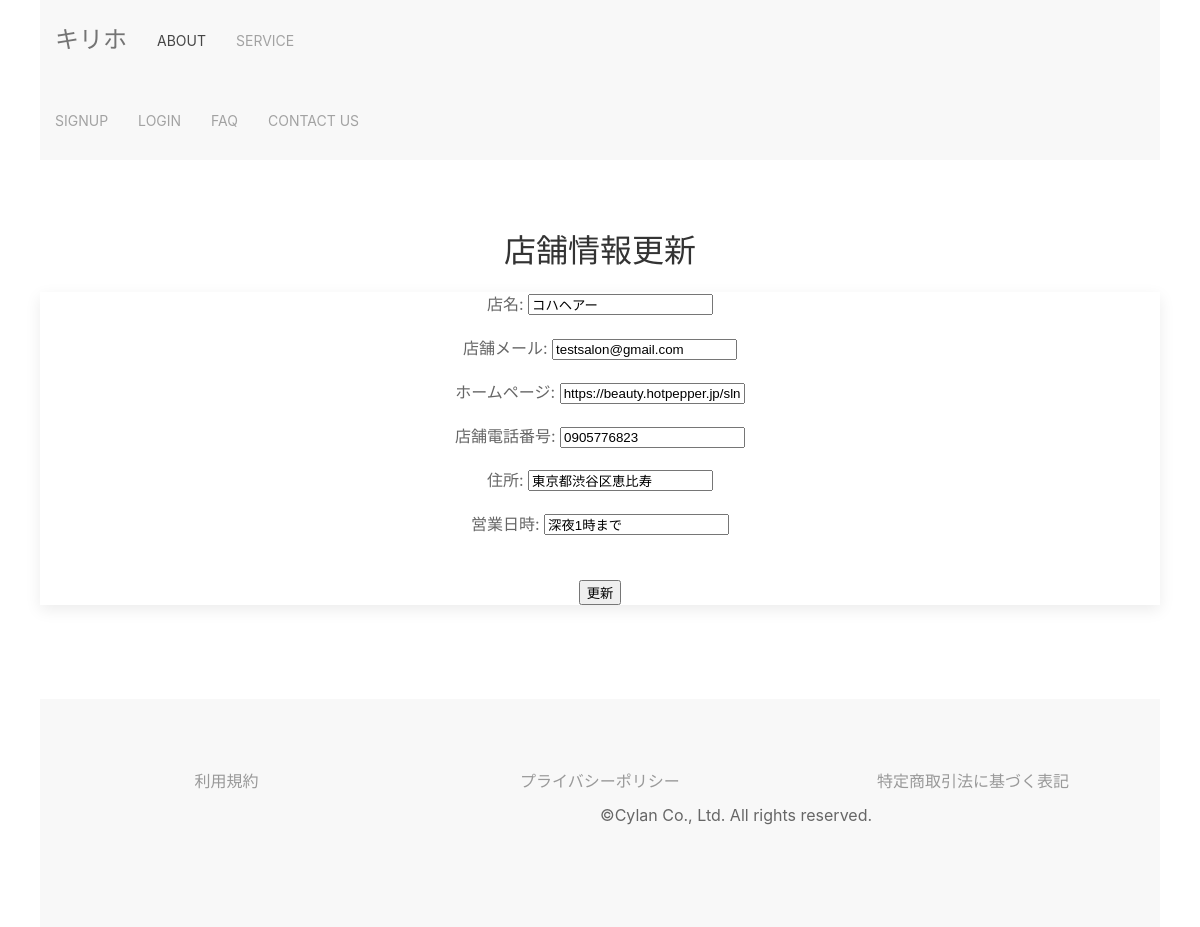
The app's page /salon_update/1/, older data.
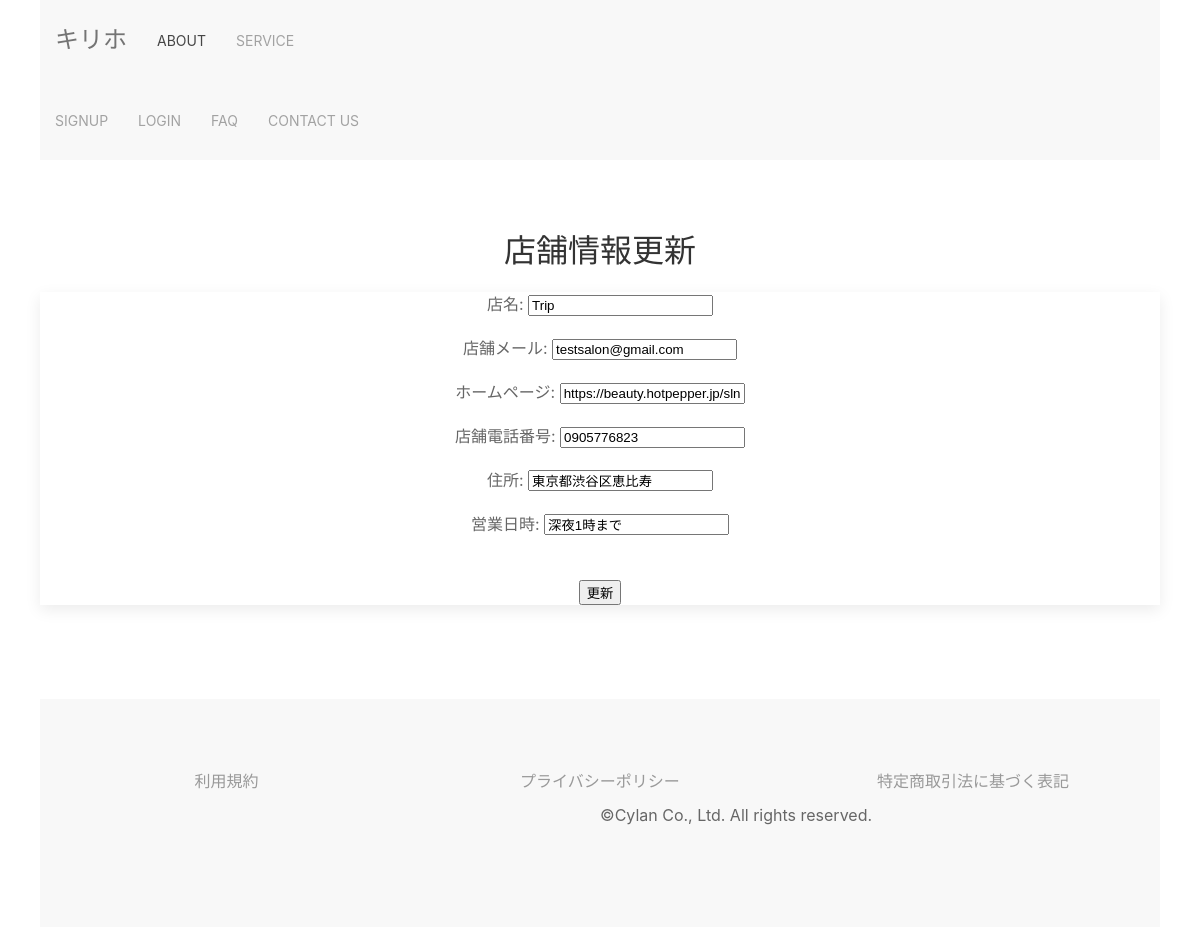
The same page, newer data.
### unlimited/models.py (models this page shows, shortened)
class Salon(models.Model):
    class Meta:
        db_table = 'salon'
    salon = models.ForeignKey(settings.AUTH_USER_MODEL, verbose_name='サロンID', on_delete=models.PROTECT, null=True,
                              blank=True)
    salon_name = models.CharField(verbose_name='店名', max_length=255, blank=False, null=False)
    salon_email = models.EmailField(verbose_name='店舗メール', null=False,
                                    blank=False, unique=True)
    home_page = models.URLField(verbose_name='ホームページ', unique=True)
    salon_phone_num_regex = RegexValidator(regex=r'^[0-9]+$', message="電話番号は入力必須です。例:09012345678")
    salon_phone_num = models.CharField(verbose_name='店舗電話番号', null=False, unique=True, blank=False,
                                       validators=[salon_phone_num_regex], max_length=15, )
    salon_address = models.CharField(verbose_name='住所', max_length=255, null=False, blank=False)
    business_hours = models.CharField(verbose_name='営業日時', max_length=255)
    cut_prise = models.IntegerField(verbose_name='カット料金', null=False, blank=False)
    color_prise = models.IntegerField(verbose_name='カラー料金', null=False, blank=False)
    mainte_cut_prise = models.IntegerField(verbose_name='メンテナンスカット料金', null=False, blank=False, default=1500)
    mainte_color_prise = models.IntegerField(verbose_name='メンテナンスカラー料金', null=False, blank=False, default=2000)

### unlimited/views.py (the view, shortened to what this page needs)
# urls.py: path('salon_update/<int:pk>/', views.SalonUpdateView.as_view(), name='salon_update'),
class SalonUpdateView(generic.UpdateView):
    model = Salon
    template_name = 'unlimited/salon_update.html'
    form_class = SalonUpdateForm

### unlimited/forms.py
class SalonUpdateForm(forms.ModelForm):
    class Meta:
        model = Salon
        exclude = ('salon', 'cut_prise', 'color_prise', 'mainte_cut_prise', 'mainte_color_prise',)

### unlimited/templates/unlimited/salon_update.html (shortened to what this page needs)
{% extends "unlimited/base.html" %}
{% block content %}
<section class="uk-section uk-section-default uk-text-center">
    <h2 class="uk-heading-line uk-text-center">店舗情報更新</h2>
    <div class="uk-card uk-card-large uk-card-default uk-align-center uk-grid-collapse uk-child-width-1-1@s uk-margin" uk-grid>
        <form action="" method="POST">
            {{ form.as_p }}
            <br/>
            <button calss="uk-button uk-button-default" type="submit">更新</button>
        </form>
    </div>
</section>
<br/>
{% endblock %}

Row changes from the older to the newer data that the page shows:
changed Salon "testsalon@gmail.com": salon_name "コハヘアー" → "Trip"
